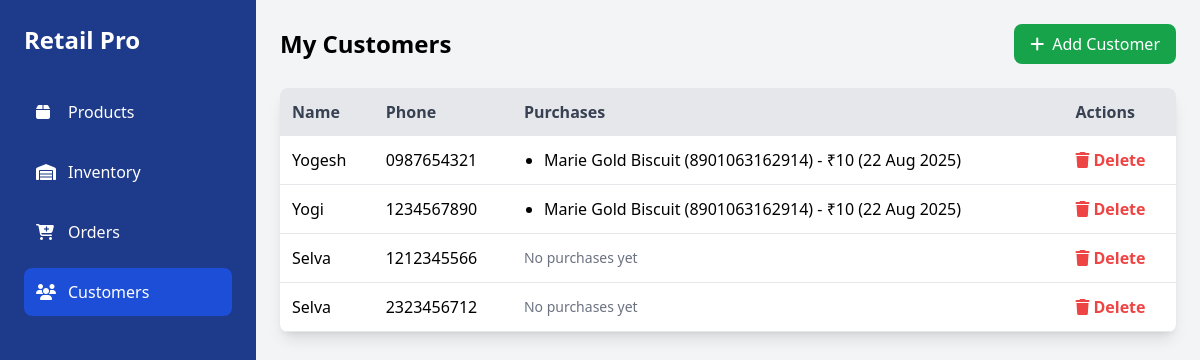
Page /customer/list/ (signed in) on the committed database.
### Customer/models.py (models this page shows, shortened)
class Customer(models.Model):
    user = models.ForeignKey(User, on_delete=models.CASCADE, null=True, blank=True)
    name = models.CharField(max_length=255)
    phone = models.CharField(max_length=15, unique=True)
    created_at = models.DateTimeField(auto_now_add=True)

### Order/models.py (models this page shows, shortened)
class Order(models.Model):
    customer = models.ForeignKey(Customer, on_delete=models.CASCADE, related_name='orders')
    customer_phone = models.CharField(max_length=20, blank=True, null=True)
    product = models.ForeignKey(Product, on_delete=models.CASCADE, null=True, blank=True)
    quantity = models.PositiveIntegerField(default=1)
    total_amount = models.FloatField()
    date = models.DateField(auto_now_add=True)
    payment_type = models.CharField(max_length=20, default="cash")
    invoice_number = models.CharField(max_length=50, blank=True, null=True)
    created_at = models.DateTimeField(default=timezone.now)

### Product/models.py (models this page shows, shortened)
class Product(models.Model):
    UNIT_CHOICES = [
        ('Gram', 'Gram'),
        ('Kg', 'Kg'),
        ('Liter', 'Liter'),
        ('Piece', 'Piece'),
    ]
    name = models.CharField(max_length=100)
    price = models.DecimalField(max_digits=10, decimal_places=2)
    quantity = models.FloatField()
    unit = models.CharField(max_length=10, choices=UNIT_CHOICES, default='Piece')
    barcode_number = models.CharField(max_length=50, unique=True, default="000000", null=True)
    barcode_image = models.ImageField(upload_to='barcode/', null=True, blank=True)
    description = models.TextField(blank=True, null=True)  # optional description
    def __str__(self):
        return f"{self.name} ({self.barcode_number})"

### Customer/views.py (the view)
# urls.py: path('list/', views.customer_list, name='customer_list'),
@login_required
def customer_list(request):
    customers = Customer.objects.prefetch_related('orders').all()
    return render(request, 'Customer/customer_list.html', {'customers': customers})

### Customer/templates/Customer/customer_list.html (shortened to what this page needs)
{% load static %}
<!DOCTYPE html>
<html lang="en">
<head>
<script src="https://cdn.tailwindcss.com"></script>
<link rel="stylesheet" href="https://cdnjs.cloudflare.com/ajax/libs/font-awesome/6.5.0/css/all.min.css">
</head>
<body class="bg-gray-100 font-sans">
<div class="flex min-h-screen">
<aside id="sidebar" class="bg-blue-900 text-white w-64 min-h-screen p-6 fixed top-0 left-0 transform -translate-x-full md:translate-x-0 transition-transform duration-300 z-50">
    <div class="flex justify-between items-center mb-8">
        <h1 class="text-2xl font-bold">Retail Pro</h1>
    </div>
    <nav class="flex flex-col space-y-3">
        <a href="{% url 'Product:barcode_generate' %}" class="flex items-center p-3 rounded-lg hover:bg-blue-700">
            <i class="fa-solid fa-box w-5"></i><span class="ml-3">Products</span>
        </a>
        <a href="{% url 'Inventory:dashboard' %}" class="flex items-center p-3 rounded-lg hover:bg-blue-700">
            <i class="fa-solid fa-warehouse w-5"></i><span class="ml-3">Inventory</span>
        </a>
        <a href="{% url 'Order:order_create' %}" class="flex items-center p-3 rounded-lg hover:bg-blue-700">
            <i class="fa-solid fa-cart-plus w-5"></i><span class="ml-3">Orders</span>
        </a>
        <a href="{% url 'Customer:customer_list' %}" class="flex items-center p-3 rounded-lg bg-blue-700">
            <i class="fa-solid fa-users w-5"></i><span class="ml-3">Customers</span>
        </a>
    </nav>
</aside>
    <div class="flex-1 md:ml-64 w-full">
        <main class="p-4 md:p-6">
            <div class="flex flex-col md:flex-row justify-between items-center mb-6">
                <h2 class="text-2xl font-bold mb-4 md:mb-0">My Customers</h2>
                <a href="{% url 'Customer:add_customer' %}"
                   class="bg-green-600 text-white px-4 py-2 rounded-lg hover:bg-green-700 flex items-center">
                   <i class="fa-solid fa-plus mr-2"></i> Add Customer
                </a>
            </div>
            <div class="bg-white shadow-lg rounded-lg overflow-hidden">
                <table class="hidden md:table w-full border-collapse">
                    <thead class="bg-gray-200 text-gray-700">
                        <tr>
                            <th class="p-3 text-left">Name</th>
                            <th class="p-3 text-left">Phone</th>
                            <th class="p-3 text-left">Purchases</th>
                            <th class="p-3 text-left">Actions</th>
                        </tr>
                    </thead>
                    <tbody>
                        {% for customer in customers %}
                        <tr class="border-b hover:bg-gray-50">
                            <td class="p-3">{{ customer.name }}</td>
                            <td class="p-3">{{ customer.phone }}</td>
                            <td class="p-3">
    {% if customer.orders.all %}
    <ul class="list-disc ml-5">
        {% for order in customer.orders.all %}
            <li>{{ order.product }} - ₹{{ order.total_amount }} ({{ order.date|date:"d M Y" }})</li>
        {% endfor %}
    </ul>
{% else %}
    <p class="text-sm text-gray-500">No purchases yet</p>
{% endif %}
</td>
                            <td class="p-3">
                                <a href=href="{% url 'Customer:delete_customer' customer.id %}"
                                   onclick="return confirm('Delete this customer?');"
                                   class="text-red-500 font-semibold hover:underline flex items-center">
                                   <i class="fa-solid fa-trash mr-1"></i> Delete
                                </a>
                            </td>
                        </tr>
                        {% empty %}
                        <tr>
                            <td colspan="4" class="p-4 text-center text-gray-500">No customers found.</td>
                        </tr>
                        {% endfor %}
                    </tbody>
                </table>
            </div>
        </main>
    </div>
</div>
</body>
</html>

### rows in the picture
Customer: name "Yogesh", phone "0987654321"
Order: product "Marie Gold Biscuit (8901063162914)", total_amount "10", date "22 Aug 2025"
Customer: name "Yogi", phone "1234567890"
Order: product "Marie Gold Biscuit (8901063162914)", total_amount "10", date "22 Aug 2025"
Customer: name "Selva", phone "1212345566", shows "No purchases yet"
Customer: name "Selva", phone "2323456712", shows "No purchases yet"
